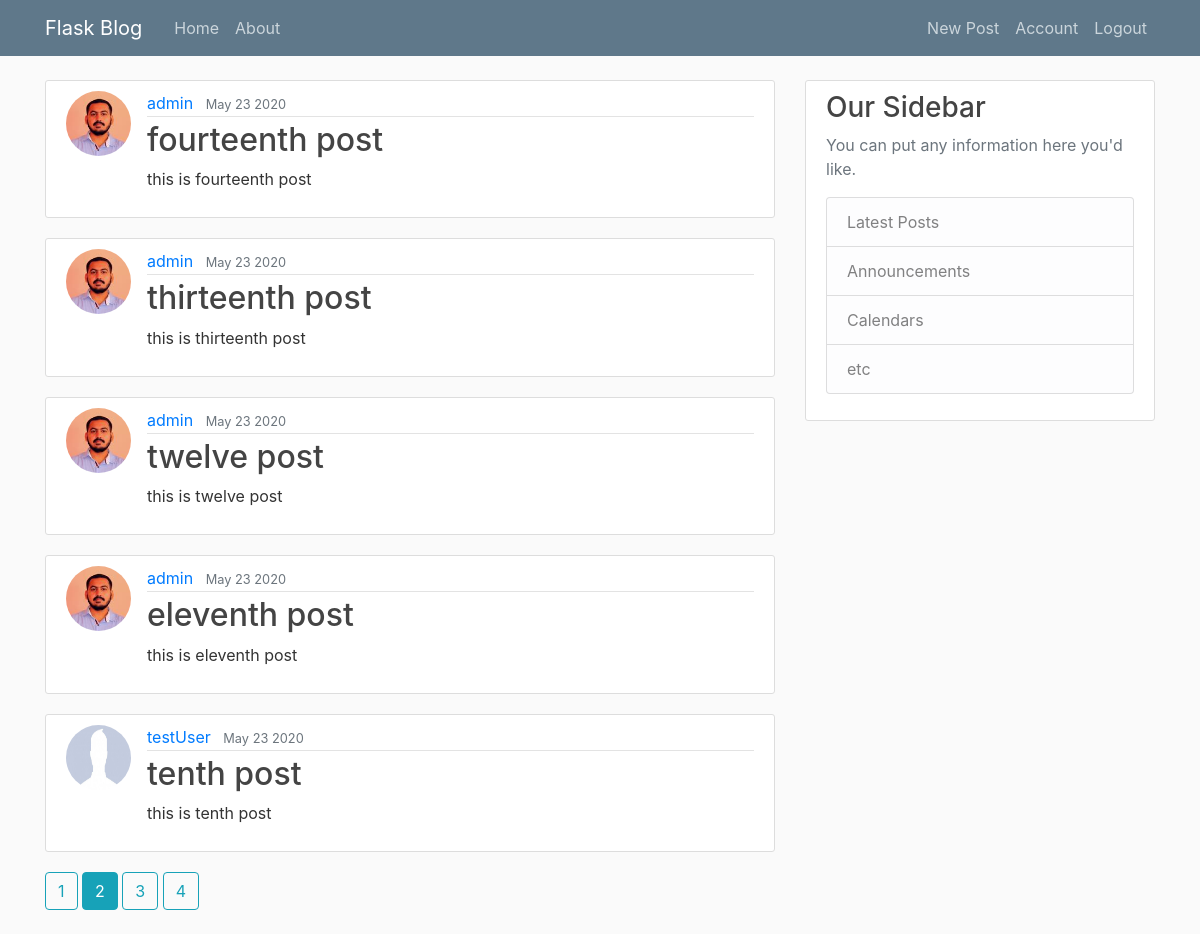
Page /?page=2 (signed in) on the committed database.
### flaskblog/models.py (models this page shows, shortened)
class Post(db.Model):
	id = db.Column(db.Integer, primary_key=True)
	title = db.Column(db.String(100), nullable=False)
	date_posted = db.Column(db.DateTime, nullable=False, default=datetime.utcnow)
	content = db.Column(db.Text, nullable=False)
	user_id = db.Column(db.Integer, db.ForeignKey('user.id'), nullable=False)

class User(db.Model, UserMixin):
	id = db.Column(db.Integer, primary_key=True)
	username = db.Column(db.String(20), unique=True, nullable=False)
	email = db.Column(db.String(120), unique=True, nullable=False)
	image_file = db.Column(db.String(20), nullable=False, default='default.jpg')
	password = db.Column(db.String(60), nullable=False)
	posts = db.relationship('Post', backref='author', lazy=True)

### flaskblog/main/routes.py (the view)
@main.route("/")
def home():
    page = request.args.get('page', 1, type=int)
    posts = Post.query.order_by(Post.date_posted.desc()).paginate(page=page, per_page=5)
    return render_template('home.html', posts=posts)

### flaskblog/models.py (called while the page is built)
@login_manager.user_loader
def load_user(user_id):
	return User.query.get(int(user_id))

### flaskblog/templates/home.html (shortened to what this page needs)
{% extends "layout.html" %}
{% block content %}
	{% for post in posts.items %}
		<article class="media content-section">
			<img class="rounded-circle article-img" src="{{ url_for('static',
				filename='profile_pics/'+post.author.image_file) }}">
			<div class="media-body">
				<div class="article-metadata">
			    	<a class="mr-2" href="{{ url_for('users.user_posts', username=post.author.username) }}">{{ post.author.username }}</a>
			    	<small class="text-muted">{{ post.date_posted.strftime('%b %d %Y') }}</small>
			   </div>
			    <h2><a class="article-title" href="{{url_for('posts.post', post_id=post.id)}}">{{ post.title }}</a></h2>
			    <p class="article-content">{{ post.content }}</p>
			</div>
		</article>
	{% endfor %}
	{% for page_num in posts.iter_pages() %}
		{% if page_num %}
			{% if posts.page == page_num %}
				<a class="btn btn-info mb-4" href="{{ url_for('main.home', page=page_num) }}"> {{ page_num }} </a>
			{% else %}
				<a class="btn btn-outline-info mb-4" href="{{ url_for('main.home', page=page_num) }}"> {{ page_num }} </a>
			{% endif %}
		{% endif %}
	{% endfor %}
{% endblock content %}

### flaskblog/static/main.css (style rules this page uses)
body { background: #fafafa; color: #333333; margin-top: 5rem; }
h1, h2, h3, h4, h5, h6 { color: #444444; }
.content-section { background: #ffffff; padding: 10px 20px; border: 1px solid #dddddd; border-radius: 3px; margin-bottom: 20px; }
.article-title { color: #444444; }
.article-content { white-space: pre-line; }
.article-img { height: 65px; width: 65px; margin-right: 16px; }
.article-metadata { padding-bottom: 1px; margin-bottom: 4px; border-bottom: 1px solid #e3e3e3 }

### rows in the picture
Post: image_file (picture), author.username "admin", date_posted "May 23 2020", title "fourteenth post", content "this is fourteenth post"
Post: image_file (picture), author.username "admin", date_posted "May 23 2020", title "thirteenth post", content "this is thirteenth post"
Post: image_file (picture), author.username "admin", date_posted "May 23 2020", title "twelve post", content "this is twelve post"
Post: image_file (picture), author.username "admin", date_posted "May 23 2020", title "eleventh post", content "this is eleventh post"
Post: image_file (placeholder picture), author.username "testUser", date_posted "May 23 2020", title "tenth post", content "this is tenth post"

### other values in the picture
{{ page_num }} "1" "3" "4"
{{ page_num }} "2"
